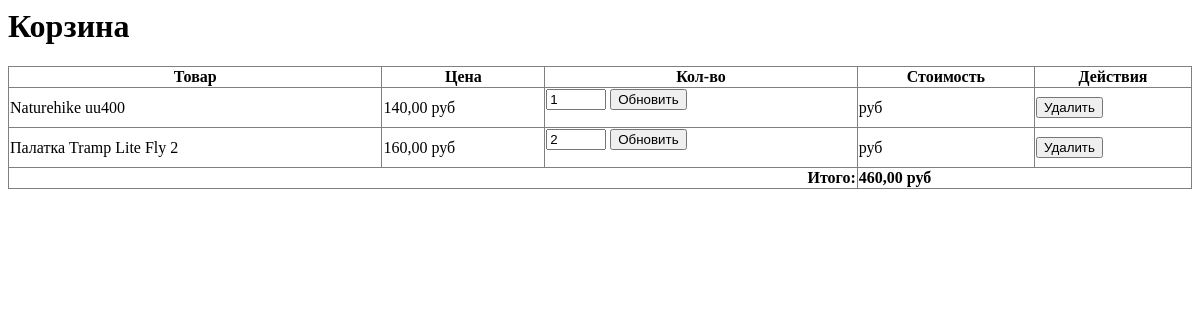
The page /cart/ (signed in) on the database as committed earlier.
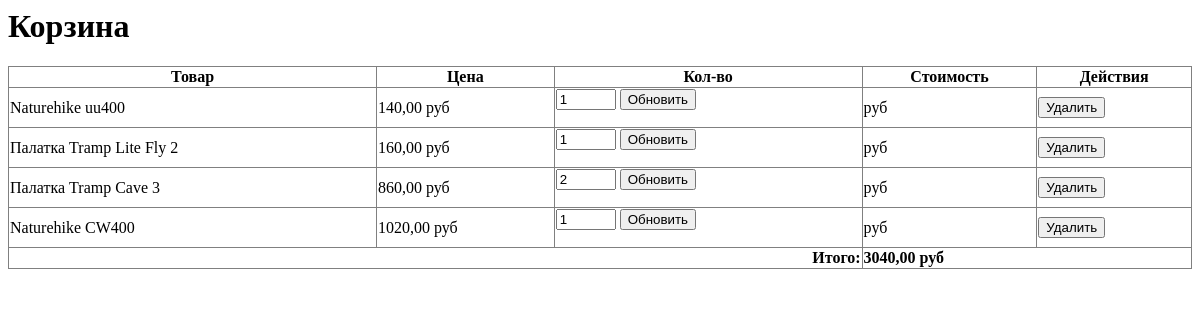
The same page on the database as committed later.
### NewApp/models.py (models this page shows, shortened)
class CartElement(models.Model):
    cart=models.ForeignKey(Cart,on_delete=models.CASCADE,related_name='items',verbose_name='Корзина')
    product=models.ForeignKey(Product,on_delete=models.CASCADE,verbose_name='Товар')
    quantity=models.PositiveIntegerField(verbose_name='Количество')

class Product(models.Model):
    name=models.CharField(max_length=200,verbose_name='Название товара')
    description=models.TextField(null=False,verbose_name='Описание товара')
    product_image=models.ImageField(upload_to='product/')
    price=models.DecimalField(max_digits=10, decimal_places=2,validators=[MinValueValidator(0)])
    quantity=models.IntegerField(validators=[MinValueValidator(0)])
    category=models.ForeignKey(Category,on_delete=models.CASCADE)
    manufacturer=models.ForeignKey(Manufacturer,on_delete=models.CASCADE)

class Cart(models.Model):
    user=models.OneToOneField(User,on_delete=models.CASCADE,verbose_name='Пользователь')
    creation_date=models.DateTimeField(auto_now_add=True,verbose_name='Дата создания')
    def total_price(self):
        total_pr=0
        for item in self.items.all():
            total_pr +=item.product.price * item.quantity
        return total_pr

### NewApp/views.py (the view)
# urls.py: path('cart/',views.cart_view,name='cart_view'),
@login_required
def cart_view(request):
   cart, _ = Cart.objects.get_or_create(user=request.user)
   return render(request, 'NewApp/cart.html', {'cart': cart})

### NewApp/templates/NewApp/cart.html (shortened to what this page needs)
<h1>Корзина</h1>
{% if cart.items.all %}
    <table border="1" style="width:100%; border-collapse:collapse;">
        <tr>
            <th>Товар</th>
            <th>Цена</th>
            <th>Кол-во</th>
            <th>Стоимость</th>
            <th>Действия</th>
        </tr>
        {% for item in cart.items.all %}
        <tr>
            <td>{{ item.product.name }}</td>
            <td>{{ item.product.price }} руб</td>
            <td>
                <form action="{% url 'update_cart' item.id %}" method="post">
                    <input type="number" name="quantity" value="{{ item.quantity }}" min="0" max="{{ item.product.quantity }}" style="width:60px;">
                    <button type="submit">Обновить</button>
                </form>
            </td>
            <td>{{ item.item_price }} руб</td>
            <td>
                <a href="{% url 'remove_from_cart' item.id %}" onclick="return confirm('Удалить?')"> <button type="submit">Удалить</button></a>
            </td>
        </tr>
        {% endfor %}
        <tr>
            <td colspan="3" style="text-align:right"><strong>Итого:</strong></td>
            <td colspan="2"><strong>{{ cart.total_price }} руб</strong></td>
        </tr>
    </table>
{% endif %}

Rows that differ between the two databases and show on the page:
changed CartElement "Палатка Tramp Lite Fly 2": quantity "2" → "1"
added CartElement: product.name "Палатка Tramp Cave 3", product.price "860,00", quantity "2"
added CartElement: product.name "Naturehike CW400", product.price "1020,00", quantity "1"
changed through a linked row, Cart: total_price "460,00" → "3040,00"
